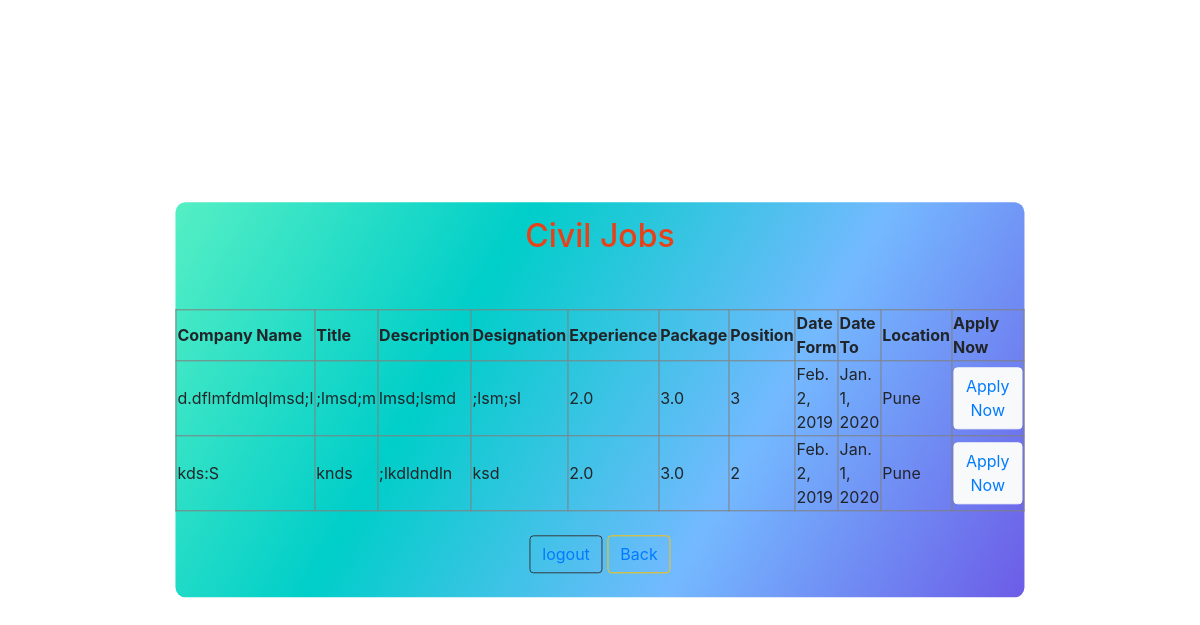
The page /userapp/civil_show/ (signed in) on the database its author committed.
### FirstApp/models.py (models this page shows, shortened)
class CIVILJobs(models.Model):
    job_company = models.CharField(max_length=30)
    job_title = models.CharField(max_length=30)
    job_description = models.TextField()
    job_designation = models.CharField(max_length=30)
    job_experience = models.FloatField()
    job_package = models.FloatField()
    job_position = models.IntegerField()
    job_date_from = models.DateField()
    job_date_to = models.DateField()
    job_location = models.ForeignKey(Address, on_delete=models.CASCADE)
    user = models.ManyToManyField(User)

class Address(models.Model):
    city = models.CharField(max_length=30)
    def __str__(self):
        return self.city

### UserApp/decorators.py (the view)
    def wrap(request,*args,**kwargs):
        if request.session.get('user'):
            return function(request,*args,**kwargs)
        else:
            return redirect('/userapp/user_login')

### UserApp/views.py (called while the page is built)
@user_login_required
def civil_show(request,*args,**kwargs):
    obj = CIVILJobs.objects.all()
    return render(request, 'UserApp/civil_show.html', {'obj': obj})

### UserApp/templates/UserApp/civil_show.html (shortened to what this page needs)
{% load static %}
<!DOCTYPE html>
<html lang="en">
  <head>
    <link rel="stylesheet" href="{% static "css/show.css"%}">
    <link
      rel="stylesheet"
      href="https://stackpath.bootstrapcdn.com/bootstrap/4.4.1/css/bootstrap.min.css"
    />
  </head>
  <body>
    <div class="tbl">
      <h2 align="center">Civil Jobs</h2>
      <br />
      <table align="center" border="1">
        <thead>
          <th>Company Name</th>
          <th>Title</th>
          <th>Description</th>
          <th>Designation</th>
          <th>Experience</th>
          <th>Package</th>
          <th>Position</th>
          <th>Date Form</th>
          <th>Date To</th>
          <th>Location</th>
          <th>Apply Now</th>
        </thead>
        {% for x in obj%}
        <tr>
          <td>{{x.job_company}}</td>
          <td>{{x.job_title}}</td>
          <td>{{x.job_description}}</td>
          <td>{{x.job_designation}}</td>
          <td>{{x.job_experience}}</td>
          <td>{{x.job_package}}</td>
          <td>{{x.job_position}}</td>
          <td>{{x.job_date_from}}</td>
          <td>{{x.job_date_to}}</td>
          <td>{{x.job_location}}</td>
          <td>
            <button class="btn btn-light" type="submit">
              <a href="/userapp/civil_apply/{{x.id}}/">Apply Now</a>
            </button>
          </td>
        </tr>
        {% endfor %}
      </table>
      <br />
      <div align="center" class="">
        <button class="btn btn-outline-dark" type="submit">
          <a href="/logout/">logout</a>
        </button>
        <button class="btn btn-outline-warning" type="submit">
          <a href="/userapp/user_dashboard/">Back</a>
        </button>
      </div>
      <br />
    </div>
  </body>
</html>

### static/css/show.css (style rules this page uses)
body { background: url('https://images.pexels.com/photos/327540/pexels-photo-327540.jpeg?auto=compress&cs=tinysrgb&dpr=1&w=500'); background-repeat: no-repeat; background-size: cover; }
.tbl { background: linear-gradient(120deg, #55efc4, #00cec9, #74b9ff, #6c5ce7); border-radius: 10px; position: absolute; top: 50%; left: 50%; transform: translate(-50%, -50%); }
.tbl h2 { text-align: center; margin-top: 15px; margin-bottom: 30px; color: #e84118; }

### rows shown on the page
CIVILJobs: job_company "d.dflmfdmlqlmsd;l", job_title ";lmsd;m", job_description "lmsd;lsmd", job_designation ";lsm;sl", job_experience "2.0", job_package "3.0", job_position "3", job_date_from "Feb. 2, 2019", job_date_to "Jan. 1, 2020", job_location "Pune"
CIVILJobs: job_company "kds:S", job_title "knds", job_description ";lkdldndln", job_designation "ksd", job_experience "2.0", job_package "3.0", job_position "2", job_date_from "Feb. 2, 2019", job_date_to "Jan. 1, 2020", job_location "Pune"
